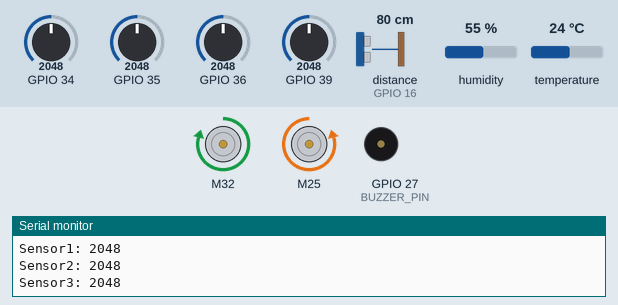
This sketch was run on a simulated ESP32. Parts: 2 × DC motor (green arrow = forward, orange = backward, longer = faster), buzzer (waves = sounding, pin HIGH), the last lines printed to the serial monitor. Wiring (inferred from the names in the program): ultrasonic range finder: trigger GPIO 17; echo GPIO 16. The inputs (shaded band) are chosen by the test bench; at power-on: temperature 24 °C, GPIO 34 = 2048, GPIO 35 = 2048, GPIO 36 = 2048, GPIO 39 = 2048, distance to the obstacle (sensor on GPIO 16) 80 cm, humidity 55 %. The echo pulse lasts 58.3 µs per cm; pins used as bus, display or sensor lines are not drawn.

Above: at 1.2 s.
1.3 s: temperature set to 15.4 °C
2.8 s: temperature set to 14.6 °C
At 3.8 s:
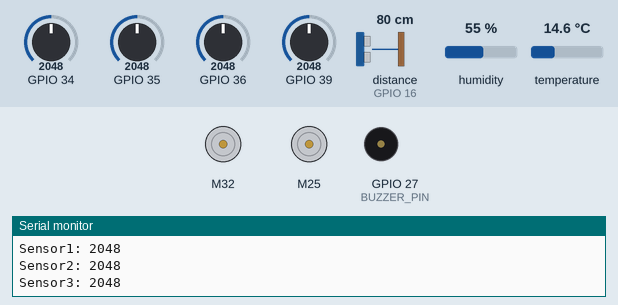
4.3 s: temperature set to 19 °C
At 5.5 s:
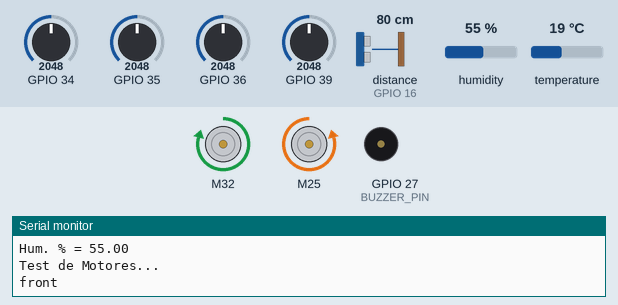
5.8 s: temperature set to 12 °C
At 6.5 s:
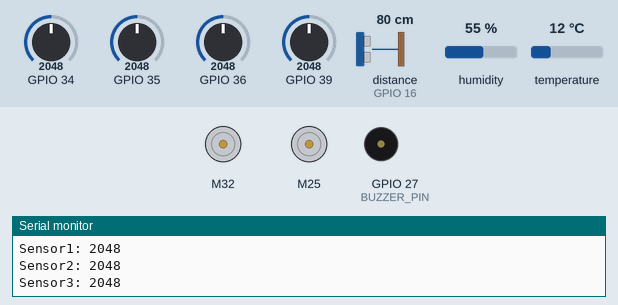
Timing chart, 0 to 8.4 s (numbered marks = the images above; inputs shaded):
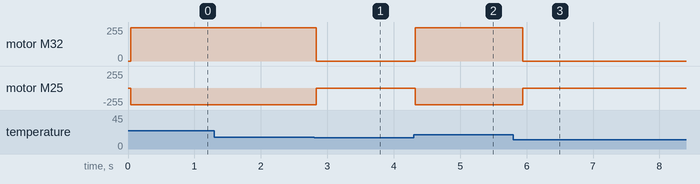

Measured:
- the behaviour switches between 15 and 14.9 °C on temperature (found by bisection; images 0 and 1)
- after the input at 2.8 s, motor M32: forward 250/255 → stopped at once; motor M25: backward 250/255 → stopped at once
- after the input at 4.3 s, motor M32: stopped → forward 250/255 at once; motor M25: stopped → backward 250/255 at once
- after the input at 5.8 s, motor M32: forward 250/255 → stopped after 0.14 s; motor M25: backward 250/255 → stopped after 0.14 s

The sketch:

NEO_TEMP_MOTOR.ino
```cpp
#include <Adafruit_NeoPixel.h>
#include <TB6612_ESP32.h>
#include "Adafruit_SHT31.h"
#include <EasyBuzzer.h>

#define PIXEL_PIN_1 15 // Digital IO pin connected to the NeoPixels.
#define PIXEL_PIN_2 13 // Digital IO pin connected to the NeoPixels.
#define PIXEL_COUNT 4  // Number of NeoPixels
//BUZZER
#define BUZZER_PIN 27

//MOTOR1
#define AIN1 32
#define AIN2 33
#define PWMA 12

//MOTOR2
#define BIN1 25
#define BIN2 26
#define PWMB 14

//ULTRASONICO
#define TRIGGER_PIN 17
#define ECHO_PIN 16
long duration; // variable for the duration of sound wave travel
int distance;  // variable for the distance measurement

const int offsetA = 1;
const int offsetB = -1;

Motor motor1 = Motor(AIN1, AIN2, PWMA, offsetA, 0, 5000, 8, 1);
Motor motor2 = Motor(BIN1, BIN2, PWMB, offsetB, 0, 5000, 8, 2);
Adafruit_NeoPixel neopixelLEDs1(PIXEL_COUNT, PIXEL_PIN_1, NEO_GRB + NEO_KHZ800);
Adafruit_NeoPixel neopixelLEDs2(PIXEL_COUNT, PIXEL_PIN_2, NEO_GRB + NEO_KHZ800);

Adafruit_SHT31 sht31 = Adafruit_SHT31();

void setup()
{
    Serial.begin(115200);
    Serial.println("Comenzando test");

    EasyBuzzer.setPin(BUZZER_PIN); //Initialize buzzer
    pinMode(BUZZER_PIN, OUTPUT);

    if (!sht31.begin(0x44))
    {
        Serial.println("Couldn't find SHT31");
    }
    pinMode(TRIGGER_PIN, OUTPUT); // Sets the TRIGGER_PIN as an OUTPUT
    pinMode(ECHO_PIN, INPUT);     // Sets the ECHO_PIN as an INPUT


    // Serial.println("Test de Buzzer...");
    // EasyBuzzer.beep(500); // Frequency in hertz(HZ).
    // delay(250);
    // EasyBuzzer.stopBeep();
    // delay(250);
}

void loop()
{

    float t = sht31.readTemperature();
    float h = sht31.readHumidity();

    if (!isnan(t))
    {
        Serial.print("Temp *C = ");
        Serial.println(t);
    }
    else
    {
        Serial.println("Failed to read temperature");
    }

    if (!isnan(h))
    {
        Serial.print("Hum. % = ");
        Serial.println(h);
    }
    else
    {
        Serial.println("Failed to read humidity");
    }
    Serial.println();
    if (t < 15)
    {
        brake(motor1, motor2);
    }
    else
    {
        Serial.println("Test de Motores...");
        Serial.println("front");
        forward(motor1, motor2, 250);
        delay(100);
    } // Clears the TRIGGER_PIN condition
    digitalWrite(TRIGGER_PIN, LOW);
    delayMicroseconds(2);
    // Sets the TRIGGER_PIN HIGH (ACTIVE) for 10 microseconds
    digitalWrite(TRIGGER_PIN, HIGH);
    delayMicroseconds(10);
    digitalWrite(TRIGGER_PIN, LOW);
    // Reads the ECHO_PIN, returns the sound wave travel time in microseconds
    duration = pulseIn(ECHO_PIN, HIGH);
    // Calculating the distance
    distance = duration * 0.034 / 2; // Speed of sound wave divided by 2 (go and back)
    // Displays the distance on the Serial Monitor
    Serial.print("Distance: ");
    Serial.print(distance);
    Serial.println(" cm");
    int sensor0 = 0;
    int sensor1 = 0;
    int sensor2 = 0;
    int sensor3 = 0;

    sensor0 = analogRead(36);
    Serial.print("Sensor0: ");
    Serial.println(sensor0);

    sensor1 = analogRead(34);
    Serial.print("Sensor1: ");
    Serial.println(sensor1);

    sensor2 = analogRead(39);
    Serial.print("Sensor2: ");
    Serial.println(sensor2);

    sensor3 = analogRead(35);
    Serial.print("Sensor3: ");
    Serial.println(sensor3);

    if (sensor0 < 1000 && sensor1 < 1000 && sensor2 < 1000 && sensor3 < 1000)
    {
        neopixelLEDs2.clear();
        neopixelLEDs1.clear();
        for (int i = 0; i < PIXEL_COUNT; i++)
        {
            neopixelLEDs1.setPixelColor(i, neopixelLEDs1.Color(0, 0, 50));
            neopixelLEDs2.setPixelColor(i, neopixelLEDs2.Color(0, 0, 50));
        }
        neopixelLEDs1.show();
        neopixelLEDs2.show();
        delay(1000);
    }
    if (distance < 5)
    {
        neopixelLEDs2.clear();
        neopixelLEDs1.clear();
        for (int i = 0; i < PIXEL_COUNT; i++)
        {
            neopixelLEDs1.setPixelColor(i, neopixelLEDs1.Color(0, 50, 50));
            neopixelLEDs2.setPixelColor(i, neopixelLEDs2.Color(0, 50, 50));
        }
        neopixelLEDs1.show();
        neopixelLEDs2.show();
    }else if(distance < 20){
        neopixelLEDs2.clear();
        neopixelLEDs1.clear();
        for (int i = 0; i < PIXEL_COUNT; i++)
        {
            neopixelLEDs1.setPixelColor(i, neopixelLEDs1.Color(100, 50, 50));
            neopixelLEDs2.setPixelColor(i, neopixelLEDs2.Color(100, 50, 50));
        }
        neopixelLEDs1.show();
        neopixelLEDs2.show();

    }

    // Serial.println("Test de Buzzer...");
    // EasyBuzzer.beep(500); // Frequency in hertz(HZ).
    // delay(250);
    // EasyBuzzer.stopBeep();
    // delay(250);
}
```
